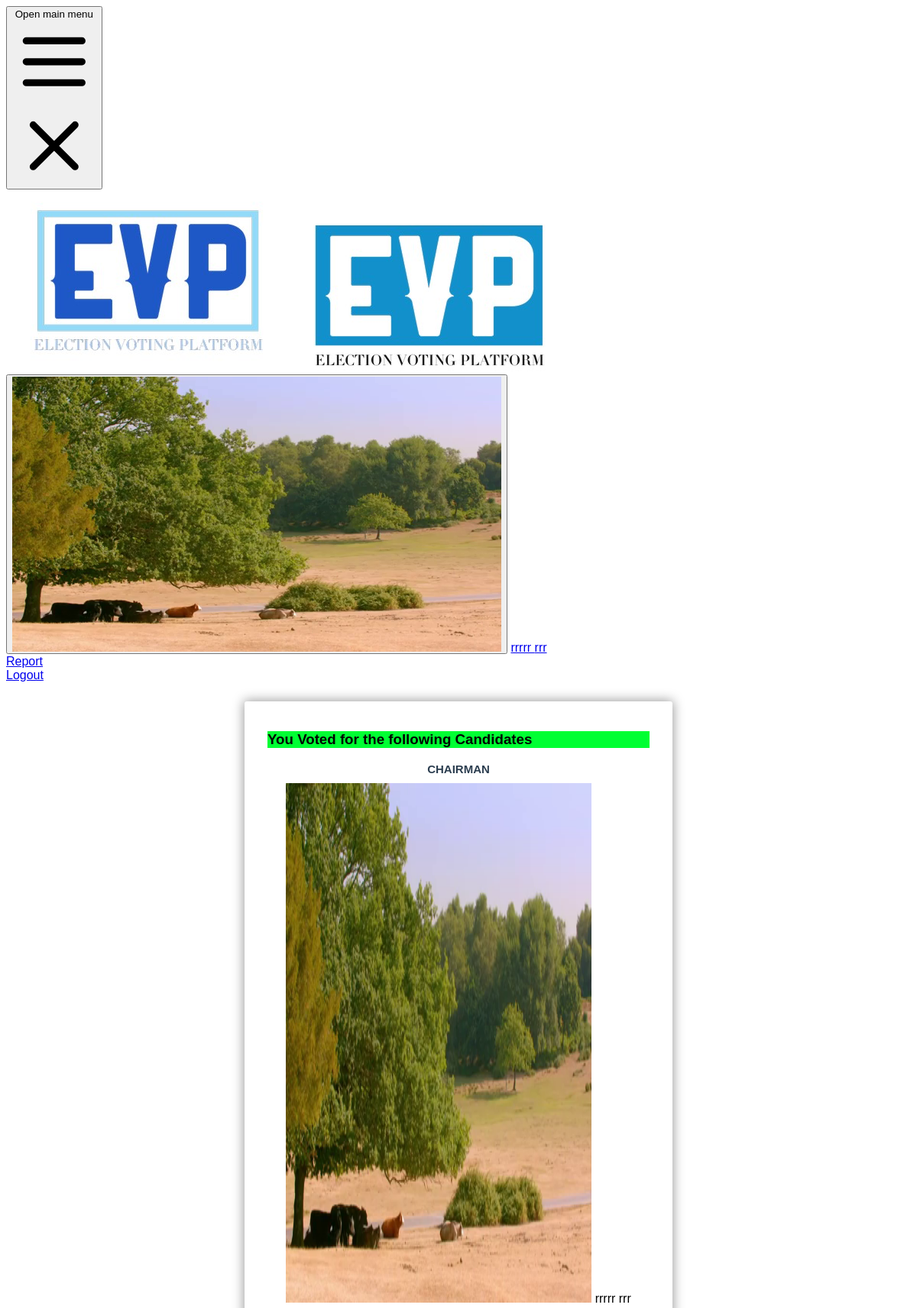
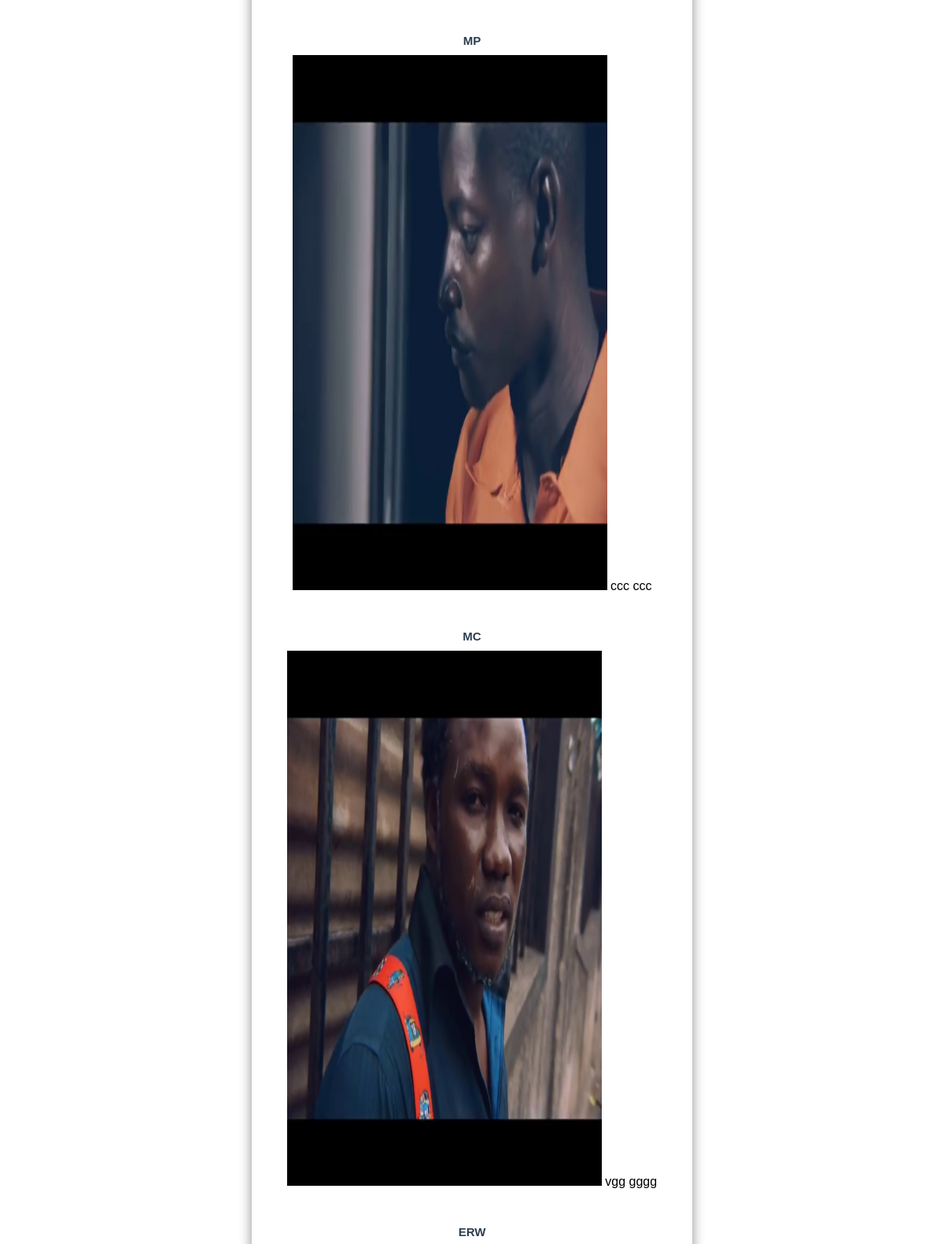
/viewvotes.php (signed in, upper part), run on the app's committed database (2 pictures, top to bottom).
### tables this page shows
CREATE TABLE `users` (
  `user_id` int(11) NOT NULL,
  `usertype_id` int(10) NOT NULL,
  `username` varchar(50) NOT NULL,
  `password` varchar(60) NOT NULL,
  `firstname` varchar(20) NOT NULL,
  `lastname` varchar(20) NOT NULL,
  `photo` varchar(40) NOT NULL,
  `lastmodified` datetime NOT NULL,
  `datecreated` datetime NOT NULL,
  `election_id` int(10) NOT NULL
);

CREATE TABLE `votes` (
  `vote_id` int(11) NOT NULL,
  `user_id` int(11) NOT NULL,
  `candidate_id` int(11) NOT NULL,
  `position_id` int(11) NOT NULL,
  `election_id` int(10) NOT NULL
);

CREATE TABLE `positions` (
  `position_id` int(11) NOT NULL,
  `position_description` varchar(50) NOT NULL,
  `priority` int(11) NOT NULL,
  `election_id` int(11) NOT NULL
);

### viewvotes.php (the view, shortened to what this page needs)
<?php
	require_once('session.php');
	include('conn.php');
?>
<html>
<head>
<link href="css/prev.css" rel="stylesheet">
</head>
<body>
<?php include 'head.php'; ?>
<form id="msform" action="congratulation.php" method="POST">
<h3 style="background-color:#00FF33" class="text-center"> You Voted for the following Candidates</h3>
<?php
	$sql = "SELECT * FROM votes WHERE user_id = '".$_SESSION['voter']."' AND election_id ='".$_SESSION['electionid']."' ";
		$query = $conn->prepare($sql);
		$query ->execute();
		for($i=0; $voter = $query->fetch(PDO::FETCH_ASSOC); $i++){
			$sql4 = "SELECT * FROM `candidates` WHERE `user_id` ='".$voter['candidate_id']."'";
			$query4 = $conn->prepare($sql4);
			$query4->execute();
			$fetch4 = $query4->fetch();
			$sql1 = "SELECT * FROM `users` WHERE `user_id` ='".$fetch4['user_id']."'";
			$query1 = $conn->prepare($sql1);
			$query1->execute();
			$fetch = $query1->fetch();
				$sql = "SELECT * FROM positions WHERE position_id = '".$fetch4['position_id']."'";
		$query2 = $conn->prepare($sql);
		$query2 ->execute();
		$position = $query2->fetch(PDO::FETCH_ASSOC);
?>
<center><strong><h2 class="fs-title"><?php  echo $position['position_description']?></h2></strong>
<img class="w-20 h-20 rounded-full mx-auto" src="img/candidate/<?php echo $fetch['photo']; ?>" alt="" width="400" height="680">
<?php echo $fetch['firstname'] ;?> <?php echo  $fetch['lastname']; ?><br>
<br>
	<br/>
	<?php
}
?>
</center>
</form>
</body>
</html>

### head.php (shortened to what this page needs)
<?php
				$a = $_SESSION['voter'] ;
		$results1 = $conn->prepare("SELECT * FROM users WHERE user_id= :a");
			$results1->bindParam(':a',$a);
			 		$results1->execute();
					$row2 = $results1->fetch(PDO::FETCH_ASSOC);
					?>
<!doctype html>
<html>
<head>
    <link href="css/style.css" rel="stylesheet">
</head>
<body>
    <div class="container mx-auto">
<nav class="bg-purple-600">
  <div class="max-w-7xl mx-auto px-2 sm:px-6 lg:px-8">
    <div class="relative flex items-center justify-between h-16">
      <div class="absolute inset-y-0 left-0 flex items-center sm:hidden">
        <button type="button" class="inline-flex items-center justify-center p-2 rounded-md text-gray-400 hover:text-white hover:bg-gray-700 focus:outline-none focus:ring-2 focus:ring-inset focus:ring-white" aria-controls="mobile-menu" aria-expanded="true">
          <span class="sr-only">Open main menu</span>
          <svg class="block h-6 w-6" xmlns="http://www.w3.org/2000/svg" fill="none" viewBox="0 0 24 24" stroke="currentColor" aria-hidden="true">
            <path stroke-linecap="round" stroke-linejoin="round" stroke-width="2" d="M4 6h16M4 12h16M4 18h16" />
          </svg>
          <svg class="hidden h-6 w-6" xmlns="http://www.w3.org/2000/svg" fill="none" viewBox="0 0 24 24" stroke="currentColor" aria-hidden="true">
            <path stroke-linecap="round" stroke-linejoin="round" stroke-width="2" d="M6 18L18 6M6 6l12 12" />
          </svg>
        </button>
      </div>
      <div class="flex-1 flex items-center justify-center sm:items-stretch sm:justify-start">
        <div class="flex-shrink-0 flex items-center">
       <a href="home.php">   <img class="block lg:hidden h-8 w-auto" src="img/logo.jpg" alt="EVP"></a>
          <a href="home.php"> <img class="hidden lg:block h-8 w-auto" src="img/lg.jpg" alt="EVP"></a>
        </div>
      </div>
      <div class="absolute inset-y-0 right-0 flex items-center pr-2 sm:static sm:inset-auto sm:ml-6 sm:pr-0">
            <button type="button" class="bg-white flex text-sm rounded-full focus:outline-none focus:ring-2 focus:ring-offset-2 focus:ring-offset-gray-800 focus:ring-white" id="user-menu" aria-expanded="false" aria-haspopup="true">
              <img class="h-8 w-8 rounded-full" src="img/voter/<?php echo $row2['photo'] ;?>" alt=" usr">
            </button>
			 <a href="editprofile.php" class="text-white hover:bg-gray-700 hover:text-white block px-3 py-2 rounded-md text-base font-medium"><?php echo $row2['firstname'] ;?> <?php echo  $row2['lastname']; ?><br></a>
<?php
if( $row2['usertype_id']==2){
echo '
 <div class="hidden sm:block sm:ml-6">
          <div class="flex space-x-4">
            <a href="report.php" class="text-white text-white px-3 py-2 rounded-md text-sm font-medium" aria-current="page">Report</a>
          </div>
        </div>
';
}
     ?>
        <div class="ml-3 relative">
          <div>
         <a href="logout.php" class="text-white  hover:bg-gray-700 hover:text-white block px-3 py-2 rounded-md text-base font-medium">Logout</a>
          </div>
        </div>
      </div>
    </div>
  </div>
</nav>

### css/prev.css (style rules this page uses)
html { height: 100%; background: #ffffff; }
body { font-family: montserrat, arial, verdana; }
#msform { width: 500px; margin: 25px auto; background: white; border: 0 none; border-radius: 3px; box-shadow: 0 0 15px 1px rgba(0, 0, 0, 0.4); padding: 20px 30px; text-align: left; -moz-box-sizing: border-box; }
.fs-title { font-size: 15px; text-transform: uppercase; color: #2C3E50; margin-bottom: 10px; margin-top: 10px; }

### data on the page
users: photo (picture), firstname "rrrrr", lastname "rrr"
votes: position.position_description "CHAIRMAN", user.photo (picture), user.firstname "rrrrr", user.lastname "rrr"
votes: position.position_description "MP", users.photo (picture), users.firstname "ccc", users.lastname "ccc"
votes: position.position_description "MC", users.photo (picture), users.firstname "vgg", users.lastname "gggg"
votes: position.position_description "ERW"
